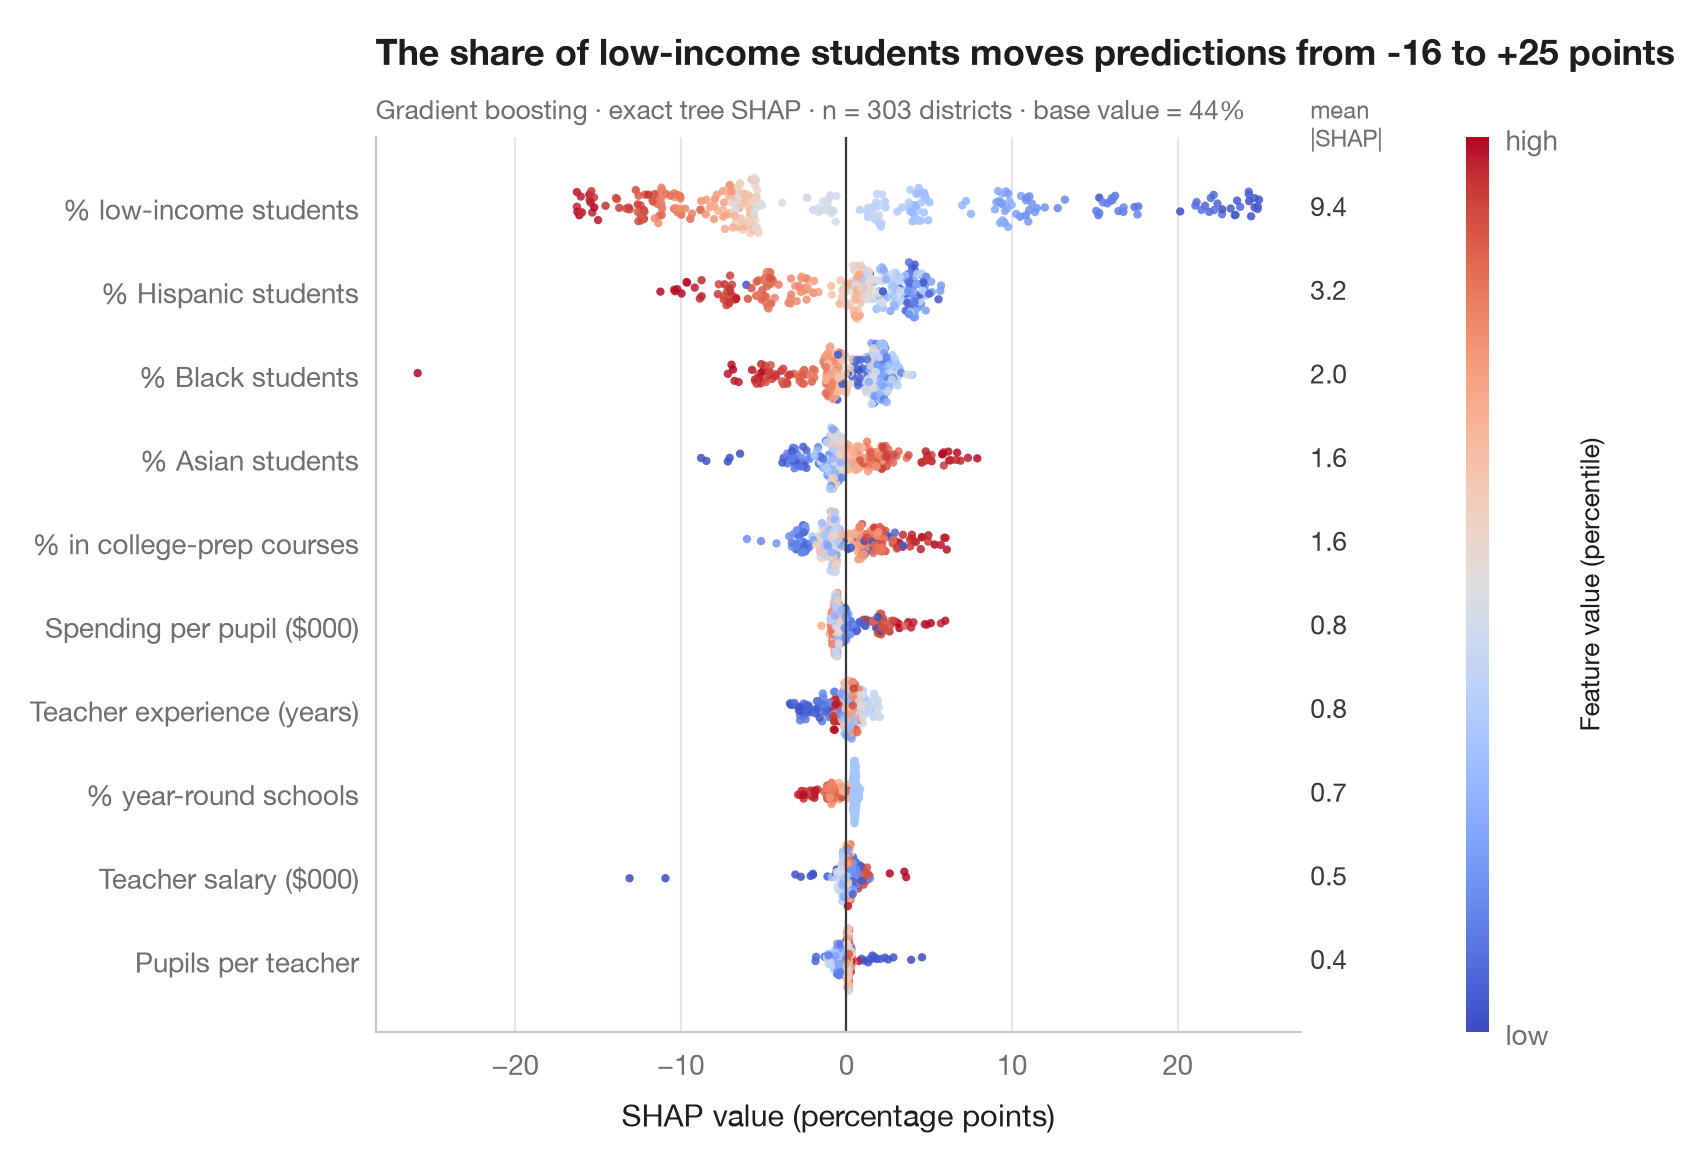

Python code for this plot:
"""
title: SHAP summary (beeswarm)
summary: Every school district's SHAP value for every characteristic, coloured by the characteristic's value, with mean |SHAP| importance.
r: shapviz::sv_importance(kind = "beeswarm")
subcategory: advanced
tags: [SHAP, Shapley values, beeswarm, feature importance, interpretability, gradient boosting, education, poverty]
description: |
  SHAP (SHapley Additive exPlanations; Lundberg and Lee, 2017) splits each
  prediction into additive contributions, one per feature, so that
  **base value + sum of contributions = prediction**. The contributions are
  Shapley values from cooperative game theory: each feature's average marginal
  effect over all orders in which features could be added.

  The beeswarm shows one dot per school district and feature. Position is the
  SHAP value — how far that feature pushed this district's prediction up or down —
  and colour is the feature's own value, from low (blue) to high (red). Features
  are sorted by mean |SHAP|, printed on the right as a global importance. A
  clean red-right / blue-left split means a monotone effect; mixed colours
  signal non-linearity or interactions.

  Data are the 303 California school districts of the 1998 STAR test bundled
  with **statsmodels** (`sm.datasets.star98`); the outcome is the share of
  students scoring above the national median in maths, in percentage points,
  predicted from ten district characteristics. The model is a gradient-boosting
  regressor and the exact tree SHAP values come from
  `shap.TreeExplainer`. The figure is drawn with Matplotlib so it matches the
  gallery style; `shap.plots.beeswarm` gives a similar view in one line.
"""
import matplotlib.pyplot as plt
import numpy as np
import shap
import statsmodels.api as sm
from sklearn.ensemble import GradientBoostingRegressor

# Data: 303 California school districts; outcome = % of students above the national median in maths
d = sm.datasets.star98.load_pandas().data
y = 100 * d["NABOVE"] / (d["NABOVE"] + d["NBELOW"])
names = {"LOWINC": "% low-income students", "PERASIAN": "% Asian students", "PERBLACK": "% Black students",
         "PERHISP": "% Hispanic students", "AVYRSEXP": "Teacher experience (years)",
         "AVSALK": "Teacher salary ($000)", "PERSPENK": "Spending per pupil ($000)",
         "PTRATIO": "Pupils per teacher", "PCTAF": "% in college-prep courses",
         "PCTYRRND": "% year-round schools"}
X = d[list(names)]
model = GradientBoostingRegressor(learning_rate=0.05, n_estimators=300, max_depth=2,
                                  subsample=0.8, random_state=0).fit(X, y)

# Exact SHAP values for tree ensembles
sv = shap.TreeExplainer(model).shap_values(X)          # shape: (districts, features)
importance = np.abs(sv).mean(axis=0)
order = np.argsort(importance)                          # least important at the bottom

fig, ax = plt.subplots(figsize=(8, 5.6))
rng = np.random.default_rng(0)
cmap = plt.get_cmap("coolwarm")
for i, j in enumerate(order):
    v = sv[:, j]
    xv = X.iloc[:, j].rank(pct=True).to_numpy()         # colour = percentile of the feature value
    # Beeswarm-style vertical jitter: wider where the points are denser
    hist, edges = np.histogram(v, bins=60)
    dens = hist[np.clip(np.digitize(v, edges) - 1, 0, len(hist) - 1)] / hist.max()
    jitter = rng.uniform(-1, 1, len(v)) * 0.38 * np.sqrt(dens)
    ax.scatter(v, i + jitter, c=xv, cmap=cmap, s=9, alpha=0.85, lw=0, vmin=0, vmax=1)
    ax.text(1.01, i, f"{importance[j]:.1f}", transform=ax.get_yaxis_transform(), va="center",
            fontsize=9.5, color="#3A3A3C")
ax.axvline(0, color="#3A3A3C", lw=0.8)
ax.set_yticks(range(len(order)), [names[X.columns[j]] for j in order])
ax.set_xlabel("SHAP value (percentage points)")
ax.grid(axis="x"); ax.grid(axis="y", visible=False)
ax.text(1.01, len(order) - 0.35, "mean\n|SHAP|", transform=ax.get_yaxis_transform(),
        fontsize=8.5, color="#6E6E73", va="bottom")

cb = fig.colorbar(plt.cm.ScalarMappable(cmap=cmap), ax=ax, pad=0.09, aspect=40, ticks=[0, 1])
cb.ax.set_yticklabels(["low", "high"])
cb.set_label("Feature value (percentile)", fontsize=9.5)
cb.outline.set_visible(False)

low = sv[:, list(X.columns).index("LOWINC")]
ax.set_title(f"The share of low-income students moves predictions from {low.min():+.0f} to {low.max():+.0f} points", pad=26)
ax.text(0, 1.02, f"Gradient boosting · exact tree SHAP · n = {len(X)} districts · "
        f"base value = {model.predict(X).mean():.0f}%", transform=ax.transAxes, fontsize=9.5,
        color="#6E6E73")
plt.show()
